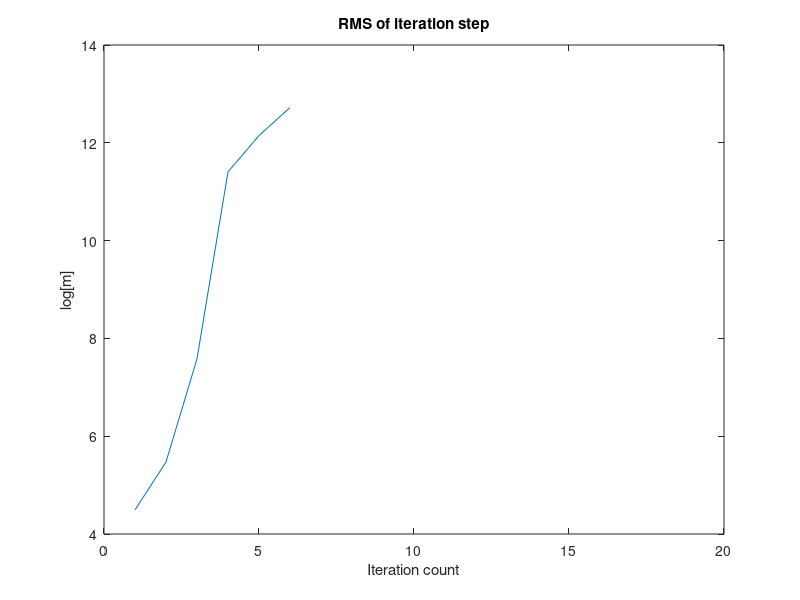
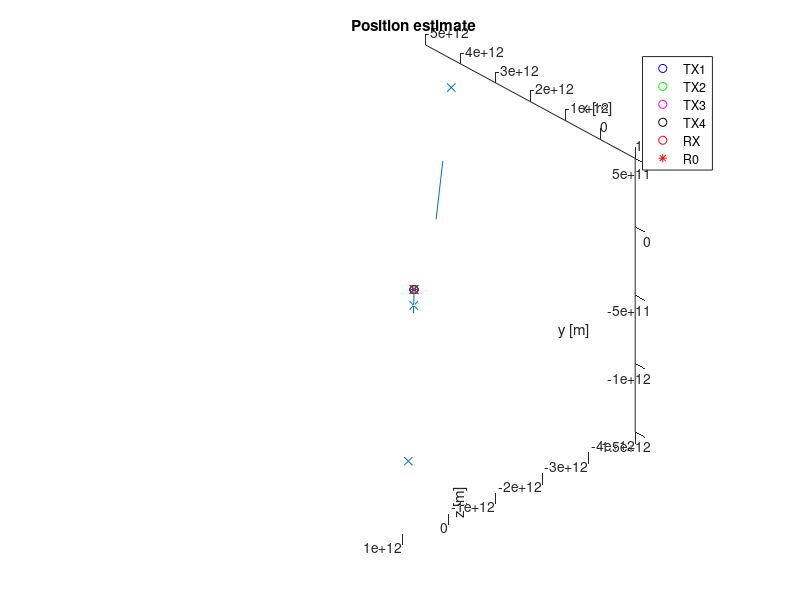
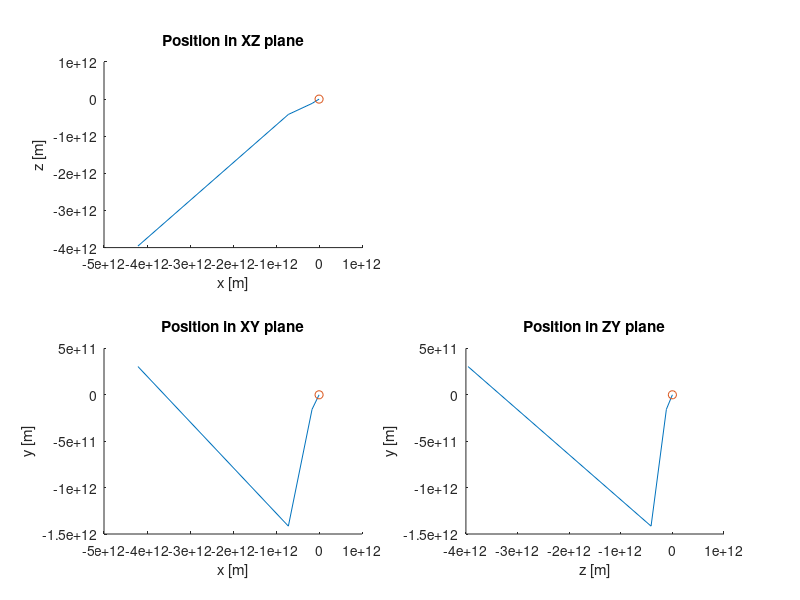

The MATLAB script that drew these images, in order:
clear all
close all

%speed of light constant definition
c = 299792458;

%Polohy vysilacu v [m]
rv1 = [8000 8000 15000]';
% rv2 = [0 0 0]';
rv2 = [-2000 -2000 0]';
rv3 = [16000 0 0]';
rv4 = [8000 16000 0]';

rr = [4000 3500 800]'; %skutecna poloha
% rb = 0.06/1000*c; %skutecny posun zakladny

deltasys=6e-6; %posun casove zakladny [s]
%  delay_meas_err_max=1.1e-7; %chyba urceni zpozdeni [s]
delay_meas_err_max=0.11e-7; %chyba urceni zpozdeni [s]
% delay_meas_err_max=0.011e-7; %chyba urceni zpozdeni [s]
% delay_meas_err_max=0; %chyba urceni zpozdeni [s]

%Pseudovzdalenosti v m (puvodni verze, nzni pocitano na zaklade skutecnych
%vzdalenosti a chyby mereni pseudorange(delay))
% D1 = 0.11156/1000*c;
% D2 = 0.078222/1000*c;
% D3 = 0.102/1000*c;
% D4 = 0.104/1000*c;

% Matrix with summarized transmitter coordinates
Tx_matrix=[rv1,rv2,rv3,rv4];
% |x1 x2 x3 x4|
% |y1 y2 y3 y4|
% |z1 z2 z3 z4|

for (i=1:4)
    dist(i)=sqrt((Tx_matrix(:,i)-rr)'*(Tx_matrix(:,i)-rr));
    delay(i)=dist(i)/c;
    pseudodelay(i)=delay(i)+deltasys;
    delay_meas_err(i)=delay_meas_err_max*sign(rand-0.5);
    mpseudodelay(i)=pseudodelay(i)+delay_meas_err(i);
end

% dist1=sqrt((rv1-rr)'*(rv1-rr));
% delay1=dist1/c;
% pseudodelay1=delay1+deltasys;
% delay1_meas_err=delay_meas_err;
% mpseudodelay1=pseudodelay1+delay1_meas_err;
% 
% dist2=sqrt((rv2-rr)'*(rv2-rr));
% delay2=dist2/c;
% pseudodelay2=delay2+deltasys;
% delay2_meas_err=delay_meas_err;
% mpseudodelay2=pseudodelay2+delay2_meas_err;
% 
% dist3=sqrt((rv3-rr)'*(rv3-rr));
% delay3=dist3/c;
% pseudodelay3=delay3+deltasys;
% delay3_meas_err=delay_meas_err;
% mpseudodelay3=pseudodelay3+delay3_meas_err;
% 
% dist4=sqrt((rv4-rr)'*(rv4-rr));
% delay4=dist4/c;
% pseudodelay4=delay4+deltasys;
% delay4_meas_err=delay_meas_err;
% mpseudodelay4=pseudodelay4+delay4_meas_err;
% 
% D1 = mpseudodelay1*c;
% D2 = mpseudodelay2*c;
% D3 = mpseudodelay3*c;
% D4 = mpseudodelay4*c;

D1 = mpseudodelay(1)*c;
D2 = mpseudodelay(2)*c;
D3 = mpseudodelay(3)*c;
D4 = mpseudodelay(4)*c;


% D1 = 0.0925/1000*c;
% D2 = 0.1445/1000*c;
% D3 = 0.137/1000*c;
% D4 = 0.16525/1000*c;
% rr = [1000 3000 100]; %skutecna poloha
% rb = 0.08/1000*c; %skutecny posun zakladny


% r0 = [0;0;0];
% r0 = [10000;10000;5000];
r0 = [11111;12999;10111];
% r0 = [11111;17999;1111];
% r0 = [11111111;1111111;11111];
r_orig=r0;
r0_res=r0;

% step_modifier=0.1;
% step_modifier=0.5;
step_modifier=1;
% iter_steps=20;
iter_steps=round(20/step_modifier);

Err_pos_RMS=zeros(1,iter_steps);
step_rms=zeros(1,iter_steps);
for n=1:iter_steps
    d_od1 = sqrt((r0-rv1)'*(r0-rv1));
    d_od2 = sqrt((r0-rv2)'*(r0-rv2));
    d_od3 = sqrt((r0-rv3)'*(r0-rv3));
    d_od4 = sqrt((r0-rv4)'*(r0-rv4));
    A = [(r0-rv1)'/d_od1,1;(r0-rv2)'/d_od2,1;(r0-rv3)'/d_od3,1;(r0-rv4)'/d_od4,1];
    B = [D1-d_od1;D2-d_od2;D3-d_od3;D4-d_od4];
%     rx1 = A\B;
%     rx2 = inv(A)*B;
    rx = inv(A'*A)*A'*B;
    step_rms(n)=sqrt(sum(rx(1:3).^2));
%     rx-rx1
%     rx-rx2
    r0 = step_modifier*rx(1:3,:)+r0;
%     r0 = rx(1:3,:)/10+r0;
    r0_res(:,n)=r0;
    Err_pos_RMS(n)=sqrt((r0-rr)'*(r0-rr));
    disp(['Iteration: ',num2str(n),',estimated r0: ',num2str(r0(1)),',',num2str(r0(2)),',',num2str(r0(3)),' RMS of pos. error: ',num2str(Err_pos_RMS(n))])
    disp(['rx step: ',num2str(rx(1)),',',num2str(rx(2)),',',num2str(rx(3)),' step RMS: ',num2str(step_rms(n))])
end
%% Plotting the values of the variables during iterations
figure(1)
plot(log10(step_rms))
xlabel('Iteration count')
ylabel('log[m]')
title('RMS of iteration step')
%% Plot 3D image with stations, true position and calculated positions
figure(2)
hold on
plot3(rv1(1,1),rv1(2,1),rv1(3,1),'ob')
plot3(rv2(1,1),rv2(2,1),rv2(3,1),'og')
plot3(rv3(1,1),rv3(2,1),rv3(3,1),'om')
plot3(rv4(1,1),rv4(2,1),rv4(3,1),'ok')
plot3(rr(1,1),rr(2,1),rr(3,1),'or')
plot3(r_orig(1,1),r_orig(2,1),r_orig(3,1),'*r')
x_axis_limit=[min([rv1(1,1),rv2(1,1),rv3(1,1),rv4(1,1)]) max([rv1(1,1),rv2(1,1),rv3(1,1),rv4(1,1)])];
y_axis_limit=[min([rv1(2,1),rv2(2,1),rv3(2,1),rv4(2,1)]) max([rv1(2,1),rv2(2,1),rv3(2,1),rv4(2,1)])];
z_axis_limit=[min([rv1(3,1),rv2(3,1),rv3(1,1),rv4(3,1)]) max([rv1(3,1),rv2(3,1),rv3(3,1),rv4(3,1)])];
plot3(x_axis_limit,[0 0],[0 0],'k')
plot3([0 0],y_axis_limit,[0 0],'k')
plot3([0 0],[0 0],z_axis_limit,'k')

% plot3(r0_res(1,:),r0_res(2,:),r0_res(3,:),'x-')
plot3([r_orig(1,1),r0_res(1,:)],[r_orig(2,1),r0_res(2,:)],[r_orig(3,1),r0_res(3,:)],'x-')
xlabel('x [m]')
ylabel('y [m]')
zlabel('z [m]')
legend('TX1','TX2','TX3','TX4','RX','R0')
title('Position estimate')
hold off
campos([1e5,1e5,1e5])
figure(3)
subplot(2,2,3)
hold on
plot(r0_res(1,:),r0_res(2,:))
% plot(rv1(1,1),rv1(2,1),'ob')
% plot(rv2(1,1),rv2(2,1),'og')
% plot(rv3(1,1),rv3(2,1),'om')
% plot(rv4(1,1),rv4(2,1),'ok')
plot(rr(1,1),rr(2,1),'o')
xlabel('x [m]')
ylabel('y [m]')
hold off
title('Position in XY plane')
subplot(2,2,1)
hold on
plot(r0_res(1,:),r0_res(3,:))
% plot(rv1(1,1),rv1(3,1),'ob')
% plot(rv2(1,1),rv2(3,1),'og')
% plot(rv3(1,1),rv3(3,1),'om')
% plot(rv4(1,1),rv4(3,1),'ok')
plot(rr(1,1),rr(3,1),'o')
xlabel('x [m]')
ylabel('z [m]')
hold off
title('Position in XZ plane')
subplot(2,2,4)
hold on
plot(r0_res(3,:),r0_res(2,:))
% plot(rv1(3,1),rv1(2,1),'ob')
% plot(rv2(3,1),rv2(2,1),'og')
% plot(rv3(3,1),rv3(2,1),'om')
% plot(rv4(3,1),rv4(2,1),'ok')
plot(rr(3,1),rr(2,1),'o')
xlabel('z [m]')
ylabel('y [m]')
hold off
title('Position in ZY plane')
